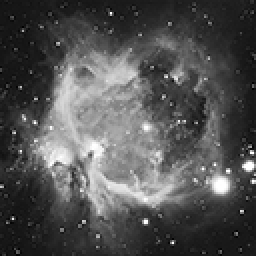
#> input picture A/Tutorials/Tutorial1+2/M42_128.jpg, 128 x 128 px, found by its file name (shown 2 times larger)
$ python Tutorial1.py
#> lines starting #> are read from the running program, lines starting #| are printed output that depends on the picture
import numpy as np
import matplotlib.pyplot as plt
import timeit

# %%
def factorial(k):
    result = 1
    for i in range(k):
        result = result * k
        k -= 1
    return result

def sinc_ps_vec(x, n_terms):
    terms = np.arange(0, n_terms, 1)
    terms = ((-1)**terms * x**(2*terms)) / factorial(2*terms+1)
    return np.sum(terms)

def sinc_ps_loop(x, n_terms):
#> called with x = 7, n_terms = 15
    result = .0
    for n in range(n_terms):
        result += ((-1)**n * x**(2*n) ) / factorial(2*n+1)
    return result

def sinc_lib(x):
    return np.sin(x)/x

x = 7

# print('sinc_ps_vec:', sinc_ps_vec(x, 5))
print('sinc_lib:', sinc_lib(x))
print('sinc_ps_loop', sinc_ps_loop(x, 15))

n_terms_array = np.arange(0, 15, 1).astype(int)
print(n_terms_array)
error = np.zeros_like(n_terms_array)
for n in n_terms_array:
    error[n] = sinc_lib(x) - sinc_ps_loop(x, n)

plt.plot(error)
plt.xlabel('Number of terms in power series')
plt.ylabel('error')
plt.show()
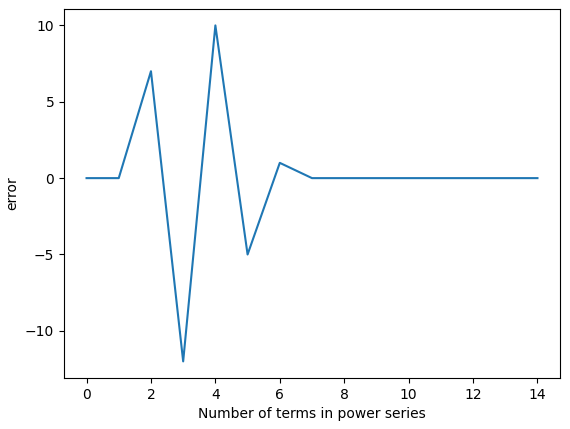
#> figure drawn by matplotlib, 1 panel; curve peaks at x = 4, y = 10

# %%
def swr(M):
    return 2 * 6.67e-11 * M * 1.1111111e-17


# %%
from matplotlib.image import imread
import numpy as np
image = imread('/Users/bjhnieuwhof/Google Drive/Universiteit Leiden/Master Astronomy/Numerical Recipes/A/Werkcollege/M42_128.jpg')
#> image is the input picture: shape (128, 128); min 0, max 255, mean 82
first_line = image[0]
#> first_line = 128 values, max 52 at index 126, min 19 at index 1, mean 28.34

def lin_interp(j_low, j_high, x):
    '''interpolates linearly between j_low and j_high
    and provides the value at x'''
    a = (j_high[1] - j_low[1])/(j_high[0] - j_low[0])
    b = j_low[1] - a * j_low[0]
    return a*x + b

def bisection2(index, line):
    return [line[int(np.floor(index)), line[int(np.floor(np.ceil(index)))+1]]]


class interpolator():
    def __init__(self, data):
        self.data = data
    def interpolate_line(line, new_size):
#> called with line = array of shape (128,), new_size = 201
        inter = np.zeros(new_size)
        indices = np.linspace(0, len(line)-1, new_size)
#> indices = 201 values from 0 to 127
        for i in range(len(indices)):
            all_points = bisection2(i, line)
            a = all_points[1] - all_points[0]
            inter[i] = a*x+all_points[0]
#> this loop made 1 pass
#> after the loop, inter = 201 values from 0 to 0


        return inter


# %%
interp = interpolator(image)
#> (the run stopped early here; a loop or call above may not have finished)
